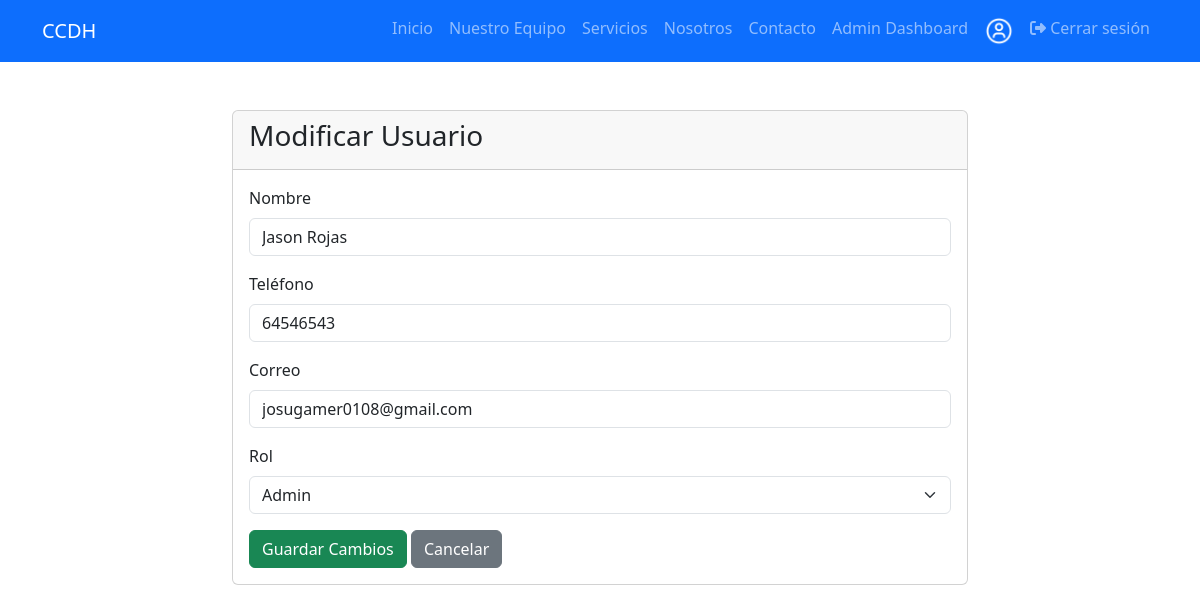
Screenshot of /View/modificarUsuario.php?idUsuario=21 (signed in) with the database file from the repository.
### tables this page shows
CREATE TABLE `usuarios` (
  `idUsuario` int(11) NOT NULL,
  `usuario` varchar(50) NOT NULL,
  `nombre` varchar(45) NOT NULL,
  `correo` varchar(45) NOT NULL,
  `password` varchar(255) NOT NULL,
  `telefono` varchar(40) NOT NULL,
  `rol` int(10) NOT NULL
);

### Controller/UsuarioController.php (called while the page is built, shortened)
<?php
class UsuarioController {
    public static function obtenerUsuarioPorId($idUsuario) {
        $conn = conexionBD::getConnection();
        $sql = "SELECT * FROM usuarios WHERE idUsuario = ?";
        $stmt = $conn->prepare($sql);
        $stmt->bind_param("i", $idUsuario);
        $stmt->execute();
        $resultado = $stmt->get_result();
        if ($resultado->num_rows > 0) {
            return $resultado->fetch_assoc();
        } else {
            return null;
        }
    }
}
?>

### View/modificarUsuario.php (the view, shortened to what this page needs)
<?php
require_once '../Controller/UsuarioController.php';
$idUsuario = intval($_GET['idUsuario']);
$usuario = UsuarioController::obtenerUsuarioPorId($idUsuario);
?>
<!DOCTYPE html>
<html lang="en">
<head>
    <link href="https://cdnjs.cloudflare.com/ajax/libs/bootstrap/5.3.2/css/bootstrap.min.css" rel="stylesheet">
    <link href="https://cdnjs.cloudflare.com/ajax/libs/font-awesome/6.4.0/css/all.min.css" rel="stylesheet">
    <link rel="stylesheet" href="/View/Assets/css/admin.css">
</head>
<body>
    <?php include '../View/componentes/navbar.php'; ?>
    <div class="container">
        <div class="row justify-content-center">
            <div class="col-md-8">
                <div class="card mt-5">
                    <div class="card-header">
                        <h3>Modificar Usuario</h3>
                    </div>
                    <div class="card-body">
                        <form method="POST">
                            <div class="mb-3">
                                <label for="nombre" class="form-label">Nombre</label>
                                <input type="text" name="nombre" id="nombre" class="form-control" value="<?= htmlspecialchars($usuario['nombre']) ?>" required>
                            </div>
                            <div class="mb-3">
                                <label for="telefono" class="form-label">Teléfono</label>
                                <input type="text" name="telefono" id="telefono" class="form-control" value="<?= htmlspecialchars($usuario['telefono']) ?>" required>
                            </div>
                            <div class="mb-3">
                                <label for="correo" class="form-label">Correo</label>
                                <input type="email" name="correo" id="correo" class="form-control" value="<?= htmlspecialchars($usuario['correo']) ?>" required>
                            </div>
                            <div class="mb-3">
                                <label for="rol" class="form-label">Rol</label>
                                <select name="rol" id="rol" class="form-select" required>
                                    <option value="1" <?= $usuario['rol'] === 'Admin' ? 'selected' : '' ?>>Admin</option>
                                </select>
                            </div>
                            <button type="submit" class="btn btn-success">Guardar Cambios</button>
                            <a href="administracionUsuario.php" class="btn btn-secondary">Cancelar</a>
                        </form>
                    </div>
                </div>
            </div>
        </div>
    </div>
</body>
</html>

### rows the page displays
usuarios: nombre "Jason Rojas", telefono "64546543", correo "josugamer0108@gmail.com"
